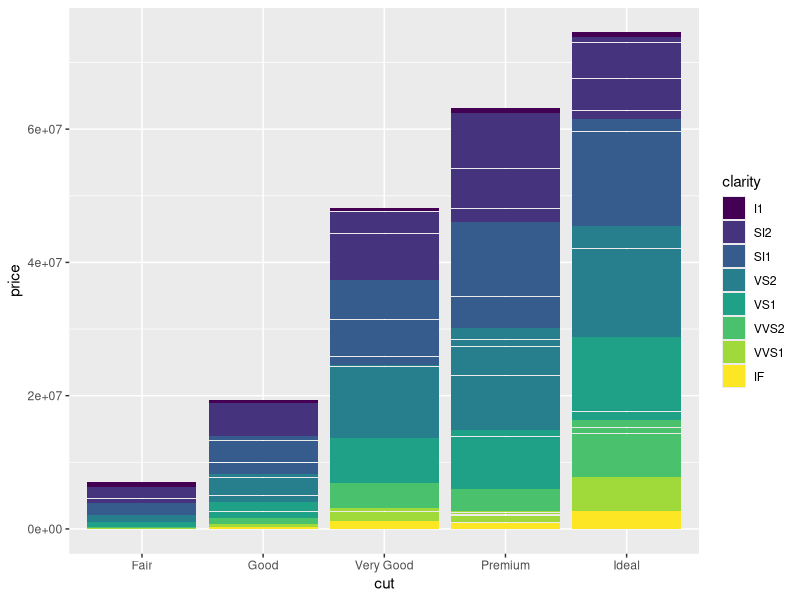
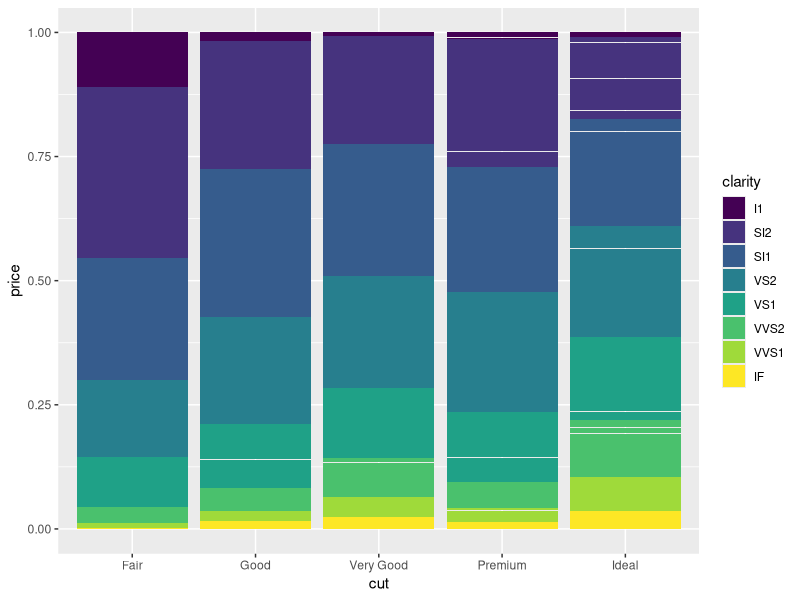
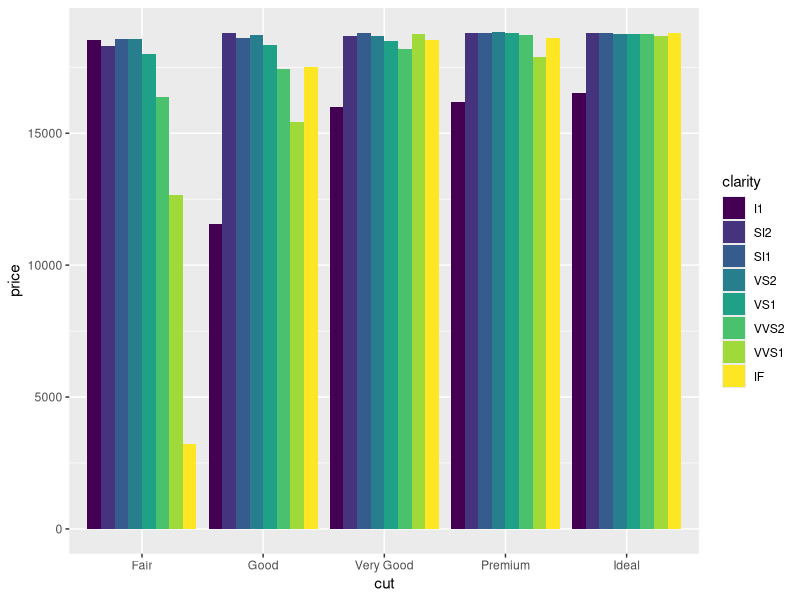
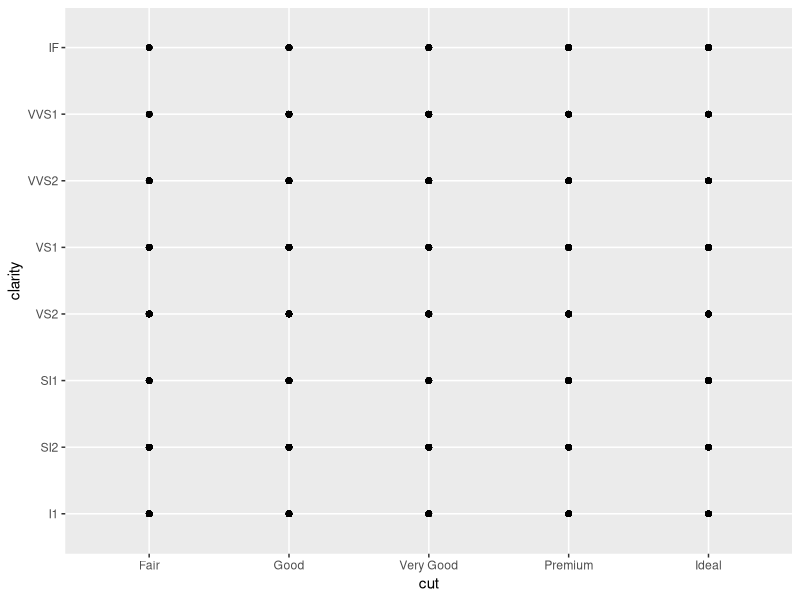
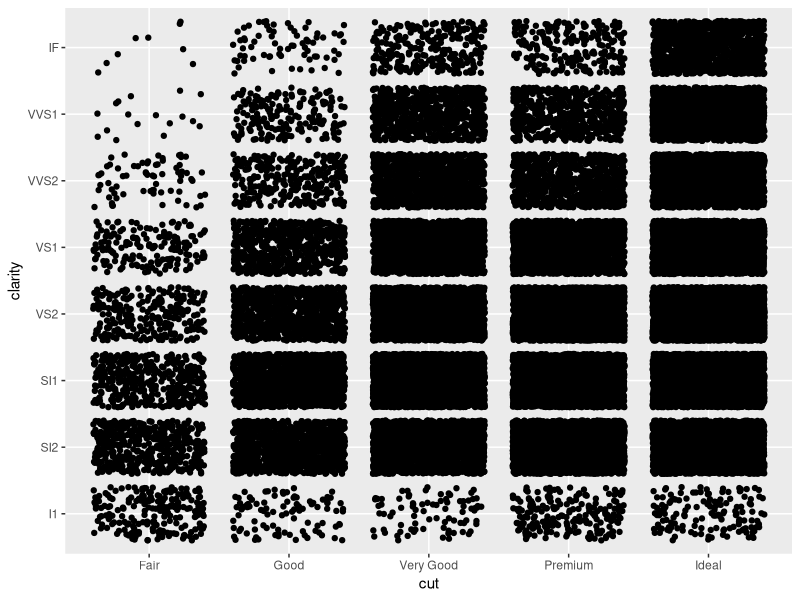
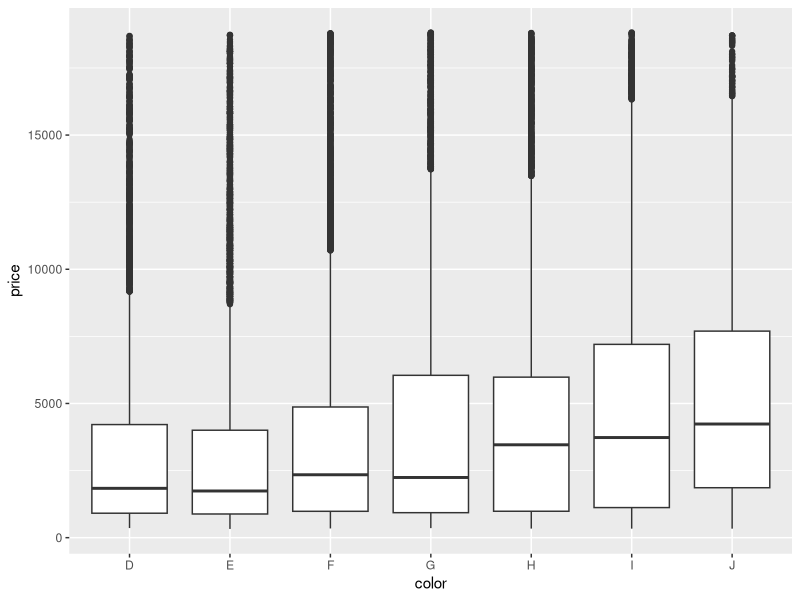
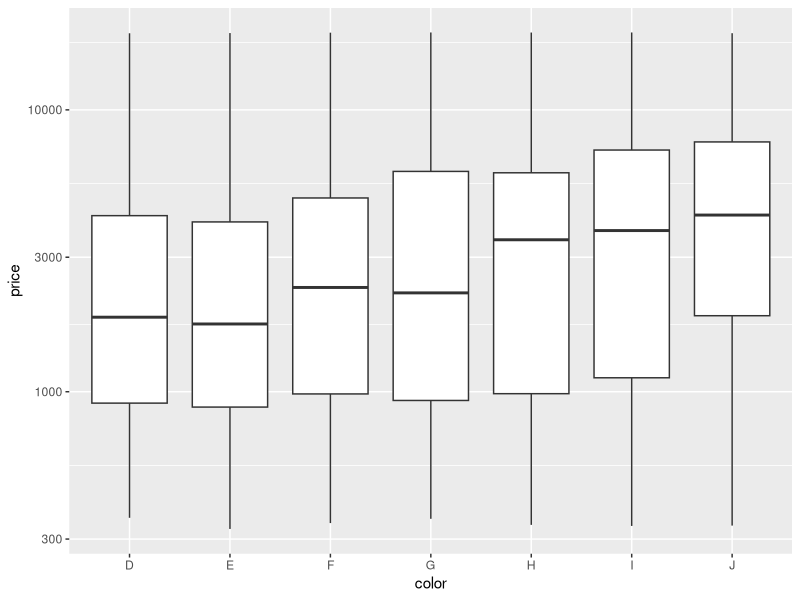
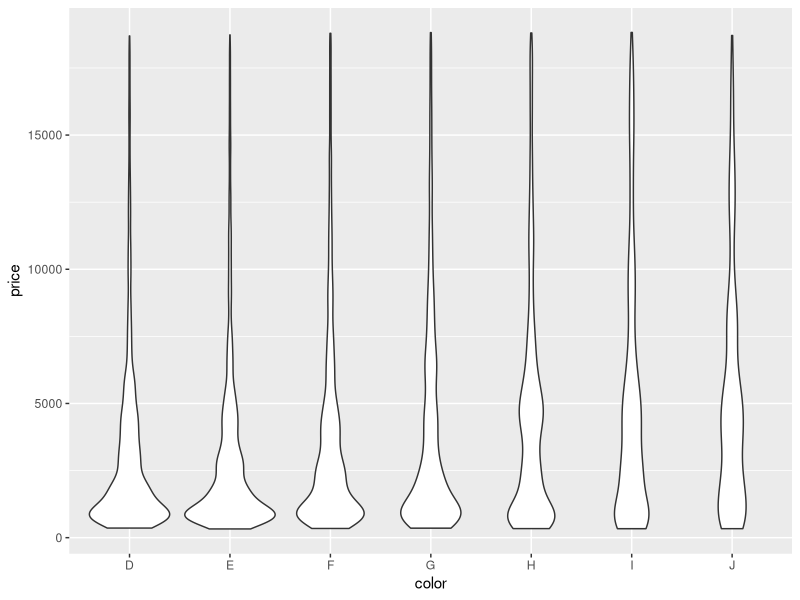

Recreate these plots in R, in order.
# Exercise 2: advanced ggplot2 practice

# Install and load the `ggplot2` package
#install.packages('ggplot2')
library("ggplot2")

# For this exercise you will again be working with the `diamonds` data set.
# Use `?diamonds` to review details about this data set
?diamonds
diamonds_sample <- dplyr::sample_n(diamonds, 1000)
## Position Adjustments

# Draw a column (bar) chart of diamonds cuts by price, with each bar filled by 
# clarity. You should see a _stacked_ bar chart.
ggplot(diamonds) + aes(cut, price, fill = clarity) +
  geom_col()

# Draw the same chart again, but with each element positioned to "fill" the y axis
ggplot(diamonds) + aes(cut, price, fill = clarity) +
  geom_col(position = 'fill')


# Draw the same chart again, but with each element positioned to "dodge" each other
ggplot(diamonds) + aes(cut, price, fill = clarity) +
  geom_col(position = 'dodge')


# Draw a plot with point geometry with the x-position mapped to `cut` and the 
# y-position mapped to `clarity`
# This creates a "grid" grouping the points
ggplot(diamonds, aes(cut, clarity)) + geom_point()

# Use the "jitter" position adjustment to keep the points from all overlapping!
# (This works a little better with a sample of diamond data, such as from the 
# previous exercise).
ggplot(diamonds, aes(cut, clarity)) + geom_point(position = "jitter")



## Scales

# Draw a "boxplot" (with `geom_boxplot`) for the diamond's price (y) by color (x)
ggplot(diamonds) + geom_boxplot(aes(color, price))


# This has a lot of outliers, making it harder to read. To fix this, draw the 
# same plot but with a _logarithmic_ scale for the y axis.
ggplot(diamonds) + geom_boxplot(aes(color, price)) + 
  scale_y_log10()

# For another version, draw the same plot but with `violin` geometry instead of 
# `boxplot` geometry!
# How does the logarithmic scale change the data presentation?
ggplot(diamonds) + geom_violin(aes(color, price))

ggplot(diamonds) + geom_violin(aes(color, price)) +
  scale_y_log10()

# Another interesting plot: draw a plot of the diamonds price (y) by carat (x), 
# using a heatmap of 2d bins (geom_bin2d)
# What happens when you make the x and y channels scale logarithmically?
ggplot(diamonds) + geom_bin2d(aes(carat, price))

ggplot(diamonds) + geom_bin2d(aes(carat, price)) + 
  scale_y_log10()

ggplot(diamonds) + geom_bin2d(aes(carat, price)) + 
  scale_y_log10() + scale_x_log10()

# Draw a scatter plot for the diamonds price (y) by carat (x). Color each point
# by the clarity (Remember, this will take a while. Use a sample of the diamonds 
# for faster results)

ggplot(diamonds) + geom_point(aes(carat, price, colour = clarity))

# Change the color of the previous plot using a ColorBrewer scale of your choice. 
# What looks nice?

ggplot(diamonds) + geom_point(aes(carat, price, colour = clarity)) +
  scale_color_brewer(palette = 2)

## Coordinate Systems

# Draw a bar chart with x-position and fill color BOTH mapped to cut
# For best results, SET the `width` of the geometry to be 1 (fill plot, no space
# between)
# TIP: You can save the plot to a variable for easier modifications

g <- ggplot(diamonds_sample) +
  geom_col(aes(cut, price, fill = cut), width = 1)

# Draw the same chart, but with the coordinate system flipped
g + coord_flip()

# Draw the same chart, but in a polar coordinate system. It's a Coxcomb chart!
g + coord_polar()


## Facets

# Take the scatter plot of price by carat data (colored by clarity) and add 
# _facets_ based on the diamond's `color`

ggplot(diamonds) + geom_point(aes(carat, price, colour = clarity)) +
  facet_grid(~color)

## Saving Plots

# Use the `ggsave()` function to save the current (recent) plot to disk.
# Name the output file "my-plot.png".
# Make sure you've set the working directory!!

